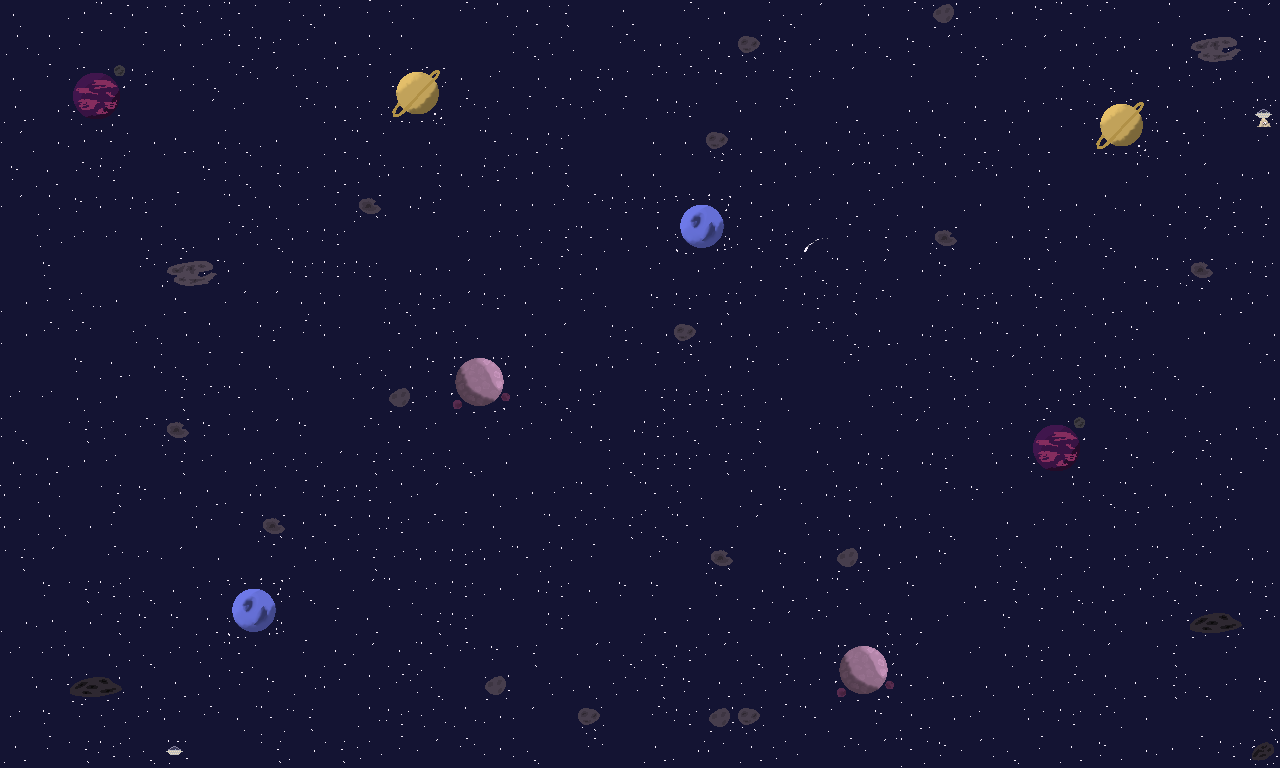

The image is a tile-based game level rendered from a .tmx file. Its description and source (layers, tilesets, objects; grid data summarised) follow:
An orthogonal 40x24 tile map with 32x32 px tiles, 1 tile layer (space), 3 tilesets.

<map version="1.10" tiledversion="1.10.2" orientation="orthogonal" renderorder="right-down" width="40" height="24" tilewidth="32" tileheight="32" infinite="0" nextlayerid="2" nextobjectid="1">
 <tileset firstgid="1" name="stars" tilewidth="32" tileheight="32" tilecount="16" columns="4">
  <image source="stars.png" width="128" height="128" />
 </tileset>
 <tileset firstgid="17" name="spaceObjects" tilewidth="32" tileheight="32" tilecount="16" columns="4">
  <image source="spaceObjects.PNG" width="128" height="128" />
 </tileset>
 <tileset firstgid="33" name="planets" tilewidth="32" tileheight="32" tilecount="16" columns="4">
  <image source="planets.PNG" width="128" height="128" />
 </tileset>
 <layer id="1" name="space" width="40" height="24">
  <data>[960 cells, 960 non-empty, 44 distinct tile ids]</data>
 </layer>
</map>
